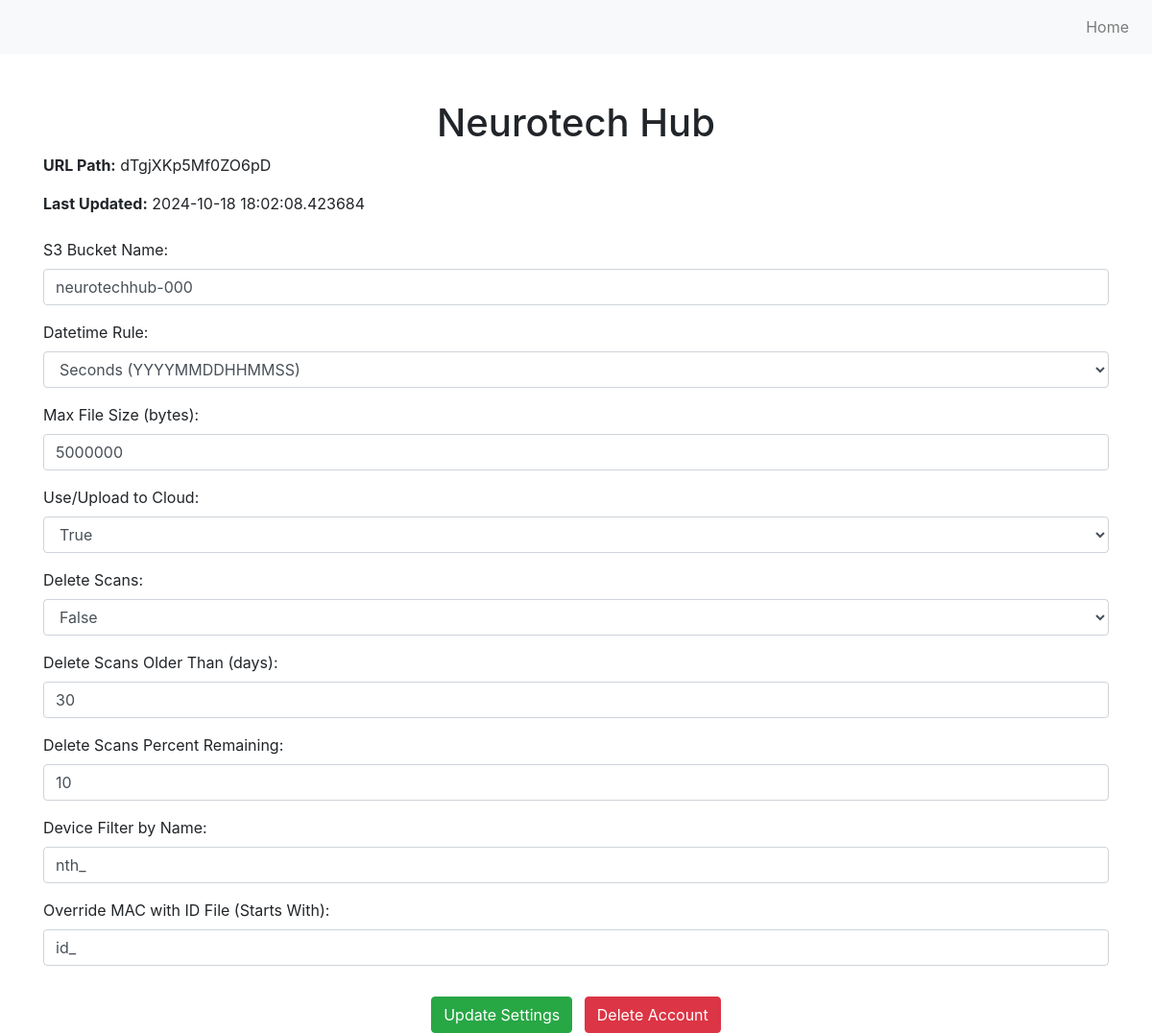
/dashboard/dTgjXKp5Mf0ZO6pD, run on the app's committed database.
### models.py (models this page shows, shortened)
class Account(db.Model):
    id = db.Column(db.Integer, primary_key=True)
    name = db.Column(db.String(100), nullable=False)
    url = db.Column(db.String(200), nullable=False, unique=True)
    updated_at = db.Column(db.DateTime, default=datetime.utcnow)

class Setting(db.Model):
    id = db.Column(db.Integer, primary_key=True)
    account_id = db.Column(db.Integer, db.ForeignKey('account.id'), nullable=False)
    bucket_name = db.Column(db.String(200), nullable=False)
    dt_rule = db.Column(db.String(50), nullable=False)
    max_file_size = db.Column(db.Integer, nullable=False)
    use_cloud = db.Column(db.Boolean, nullable=False)
    delete_scans = db.Column(db.Boolean, nullable=False)
    delete_scans_days_old = db.Column(db.Integer, nullable=True)
    delete_scans_percent_remaining = db.Column(db.Integer, nullable=True)
    device_name_includes = db.Column(db.String(100), nullable=True)
    id_file_starts_with = db.Column(db.String(100), nullable=True)

### routes.py (the view)
def account_dashboard(account_url):
    account = Account.query.filter_by(url=account_url).first_or_404()
    settings = Setting.query.filter_by(account_id=account.id).first()
    return render_template('dashboard.html', account=account, settings=settings)

### templates/dashboard.html (shortened to what this page needs)
{% extends 'base.html' %}
{% block content %}
<div class="container mt-5">
    <h1 class="text-center">{{ account.name }}</h1>
    <p><strong>URL Path:</strong> {{ account.url }}</p>
    <p><strong>Last Updated:</strong> {{ account.updated_at }}</p>
    <form action="/update/{{ account.id }}" method="POST" class="mt-4">
        <div class="form-group">
            <label for="bucket_name">S3 Bucket Name:</label>
            <input type="text" id="bucket_name" name="bucket_name" class="form-control"
                value="{{ settings.bucket_name }}" required>
        </div>
        <div class="form-group">
            <label for="dt_rule">Datetime Rule:</label>
            <select id="dt_rule" name="dt_rule" class="form-control">
                <option value="seconds" {% if settings.dt_rule=='seconds' %}selected{% endif %}>Seconds (YYYYMMDDHHMMSS)
                </option>
            </select>
        </div>
        <div class="form-group">
            <label for="max_file_size">Max File Size (bytes):</label>
            <input type="number" id="max_file_size" name="max_file_size" class="form-control"
                value="{{ settings.max_file_size }}" required>
        </div>
        <div class="form-group">
            <label for="use_cloud">Use/Upload to Cloud:</label>
            <select id="use_cloud" name="use_cloud" class="form-control">
                <option value="true" {% if settings.use_cloud %}selected{% endif %}>True</option>
            </select>
        </div>
        <div class="form-group">
            <label for="delete_scans">Delete Scans:</label>
            <select id="delete_scans" name="delete_scans" class="form-control">
                <option value="false" {% if not settings.delete_scans %}selected{% endif %}>False</option>
            </select>
        </div>
        <div class="form-group">
            <label for="delete_scans_days_old">Delete Scans Older Than (days):</label>
            <input type="number" id="delete_scans_days_old" name="delete_scans_days_old" class="form-control"
                value="{{ settings.delete_scans_days_old }}">
        </div>
        <div class="form-group">
            <label for="delete_scans_percent_remaining">Delete Scans Percent Remaining:</label>
            <input type="number" id="delete_scans_percent_remaining" name="delete_scans_percent_remaining"
                class="form-control" value="{{ settings.delete_scans_percent_remaining }}">
        </div>
        <div class="form-group">
            <label for="device_name_includes">Device Filter by Name:</label>
            <input type="text" id="device_name_includes" name="device_name_includes" class="form-control"
                value="{{ settings.device_name_includes }}">
        </div>
        <div class="form-group">
            <label for="id_file_starts_with">Override MAC with ID File (Starts With):</label>
            <input type="text" id="id_file_starts_with" name="id_file_starts_with" class="form-control"
                value="{{ settings.id_file_starts_with }}">
        </div>
        <div class="text-center">
            <button type="submit" class="btn btn-success mt-3 mr-2">Update Settings</button>
            <form action="/delete/{{ account.id }}" method="POST" class="d-inline"
                onsubmit="return confirm('Are you sure you want to delete this account?');">
                <button type="submit" class="btn btn-danger mt-3">Delete Account</button>
            </form>
        </div>
    </form>
</div>
{% endblock %}

### templates/base.html (shortened to what this page needs)
<!doctype html>
<html lang="en">
<head>
    <link href="https://stackpath.bootstrapcdn.com/bootstrap/4.5.2/css/bootstrap.min.css" rel="stylesheet">
</head>
<body>
    <nav class="navbar navbar-expand-lg navbar-light bg-light">
        <div class="collapse navbar-collapse" id="navbarNav">
            <ul class="navbar-nav ml-auto">
                <li class="nav-item">
                    <a class="nav-link" href="/">Home</a>
                </li>
            </ul>
        </div>
    </nav>
    <div class="content">
        {% block content %}
        {% endblock %}
    </div>
</body>
</html>

### data on the page
Account: name "Neurotech Hub", url "dTgjXKp5Mf0ZO6pD", updated_at "2024-10-18 18:02:08.423684"
Setting: bucket_name "neurotechhub-000", dt_rule "Seconds (YYYYMMDDHHMMSS)", max_file_size "5000000", use_cloud "True", delete_scans "False", delete_scans_days_old "30", delete_scans_percent_remaining "10", device_name_includes "nth_", id_file_starts_with "id_"
